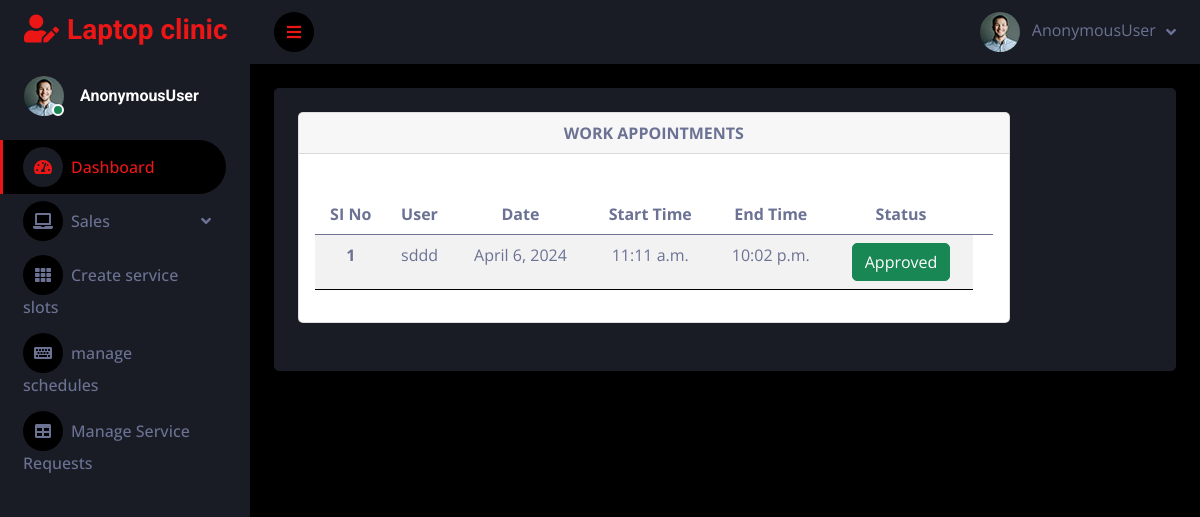
The page /appointment_admin on the database as committed earlier.
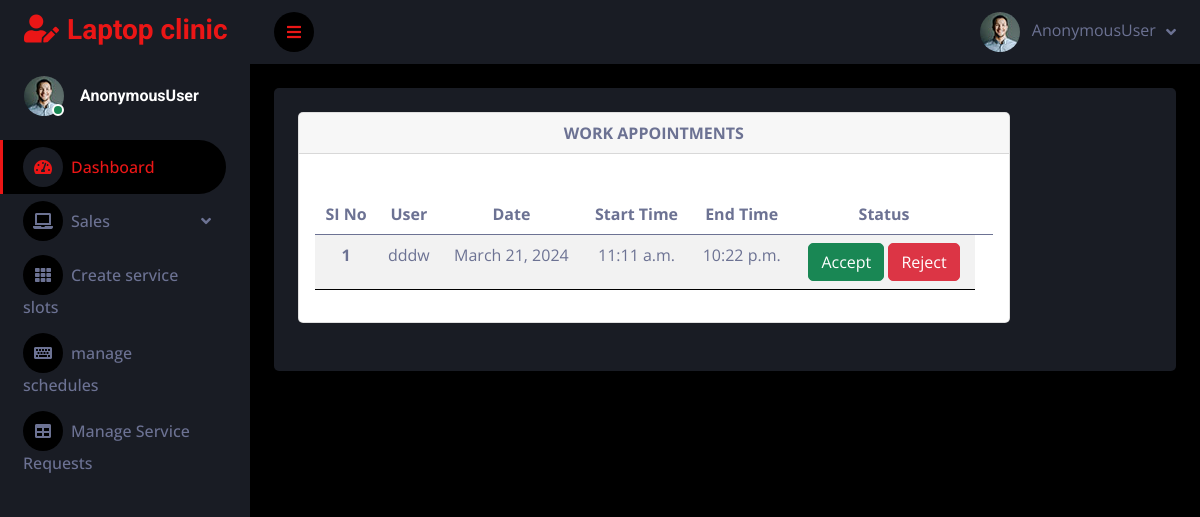
The same page on the database as committed later.
### service_app/models.py (models this page shows)
class Appointment(models.Model):
    user = models.ForeignKey(Customer, on_delete=models.CASCADE, related_name='appointment')
    schedule = models.ForeignKey(AppointmentSchedule, on_delete=models.CASCADE)
    status = models.IntegerField(default=0)

class Customer(models.Model):
    user = models.ForeignKey(Login_view, on_delete=models.CASCADE, related_name='customer')
    name = models.CharField(max_length=50)
    phone_number=models.CharField(max_length=100)
    email = models.EmailField()
    status1=models.BooleanField(default=0)
    def __str__(self):
        return self.name

class AppointmentSchedule(models.Model):
    date = models.DateField()
    start_time = models.TimeField()
    end_time = models.TimeField()

### service_app/admin_views.py (the view)
# urls.py: path('appointment_admin',admin_views.appointment_admin,name='appointment_admin'),
def appointment_admin(request):
    p = Appointment.objects.all()
    context = {
        'appointment': p,
    }
    return render(request, 'admin/appointment.html', context)

### templates/admin/appointment.html (shortened to what this page needs)
<!DOCTYPE html>
{% extends 'admin_dash.html' %}
{% block content %}
<div class="col-lg-10">
    <div class="card">
        <div class="card-header">
            <strong class="card-title">WORK APPOINTMENTS </strong>
        </div>
        <br>
        <div class="card-body">
            <table class="table table-striped">
                <thead>
                <tr>
                    <th scope="col">SI No</th>
                    <th scope="col">User</th>
                    <th scope="col">Date</th>
                    <th scope="col">Start Time</th>
                    <th scope="col">End Time</th>
                    <th scope="col">Status</th>
                    <th scope="col">      </th>
                </tr>
                </thead>
                <tbody>
                {% for n in appointment %}
                <tr>
                    <th scope="row">{{forloop.counter}}</th>
                    <td>{{n.user}}</td>
                    <td>{{n.schedule.date}}</td>
                    <td>{{n.schedule.start_time}}</td>
                    <td>{{n.schedule.end_time}}</td>
                    <td>
                        {% if n.status == 0 %}
                        <a type="button" class="btn btn-success" href="{% url 'approve_appointment' n.id %}">Accept</a>
                        <form action="{% url 'reject_appointment' n.id %}" method="post" style="display: inline;"
                              onsubmit="window.mytest()">
                            <button class="btn btn-danger">Reject</Button>
                        </form>
                        {% elif n.status == 1 %}
                        <button type="button" class="btn btn-success">Approved</button>
                        {% else %}
                        <button type="button" class="btn btn-danger">Rejected</button>
                        {% endif %}
                    </td>
                </tr>
                {% empty %}
                <tr>
                    <td colspan="7"><h3>No Results Found</h3></td>
                </tr>
                {% endfor %}
                </tbody>
            </table>
        </div>
    </div>
</div>
{% endblock %}

Rows that differ between the two databases and show on the page:
changed Appointment: user "sddd" → "dddw"; schedule "April 6, 2024" → "March 21, 2024"; schedule.end_time "10:02 p.m." → "10:22 p.m."; status "Approved" → "Accept Reject"
